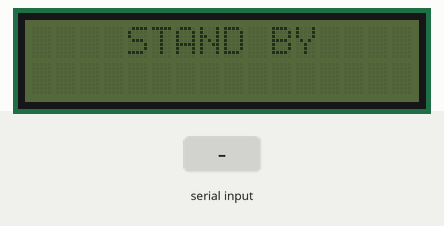
A sketch run on a simulated Arduino Uno, built with avr-gcc and run on an emulated ATmega328P. Parts: 16×2 character LCD. Inputs (shaded band) come from the test bench. What the sketch prints to the serial monitor is not drawn.

Above: at 2.8 s.
2.9 s: "ON\n" received over Serial
At 4.1 s:
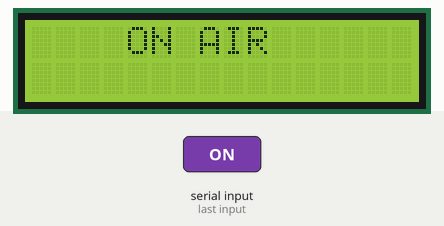
4.4 s: "R90\n" received over Serial
At 5.4 s:
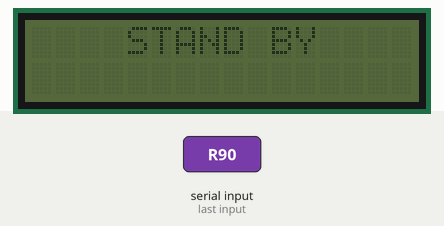
Timing chart, 0 to 7.4 s (numbered marks = the images above; inputs shaded):
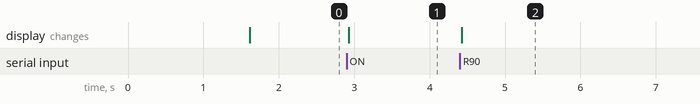

The sketch:

E04_OnAirOBS.ino
```cpp
#include <LiquidCrystal_I2C.h>
#include <Wire.h>

LiquidCrystal_I2C lcd(0x27, 16, 2);

bool isOnAir = false;
String inputString = "";
bool stringComplete = false;

void setup() {
  Serial.begin(9600);

  lcd.init();
  lcd.clear();
  lcd.noBacklight();

  lcd.backlight();
  lcd.setCursor(0, 0);
  lcd.print("System Ready");
  lcd.setCursor(0, 1);
  lcd.print("Made by Wicky");
  delay(1500);
  lcd.clear();
  lcd.noBacklight();

  displayStatus(false);

  Serial.println("READY");
}

void loop() {

  while (Serial.available()) {
    char inChar = (char)Serial.read();
    Serial.print("CHAR:");
    Serial.println((int)inChar);

    if (inChar == '\n' || inChar == '\r') {
      stringComplete = true;
    } else {
      inputString += inChar;
    }
  }

  if (stringComplete) {
    processCommand(inputString);
    inputString = "";
    stringComplete = false;
  }

  delay(10);
}

void processCommand(String command) {
  command.trim();
  command.toUpperCase();

  if (command == "ON") {
    isOnAir = true;
    displayStatus(true);
    Serial.println(" ON AIR");
  }
  else if (command == "OFF") {
    isOnAir = false;
    displayStatus(false);
    Serial.println("OFF AIR");
  }
  else if (command.startsWith("R")) {
    int r = command.substring(1, 2).toInt();
    int g = command.substring(2, 3).toInt();
    int b = command.substring(3, 4).toInt();
    if (r == 1 && g == 0 && b == 0) {
      isOnAir = true;
      displayStatus(true);
    } else {
      isOnAir = false;
      displayStatus(false);
    }
  }
  else {
    Serial.println("INVALID");
  }
}

void displayStatus(bool onAir) {
  lcd.clear();

  if (onAir) {
    lcd.backlight();
    lcd.setCursor(0, 0);
    lcd.print("    ON AIR  ");
  }
  else {
    lcd.noBacklight();
    lcd.setCursor(0, 0);
    lcd.print("    STAND BY    ");
  }
}
```

Measured:
- after the input at 2.9 s, the display: changes at once (image 1)
- after the input at 4.4 s, the display: changes at once (image 2)
